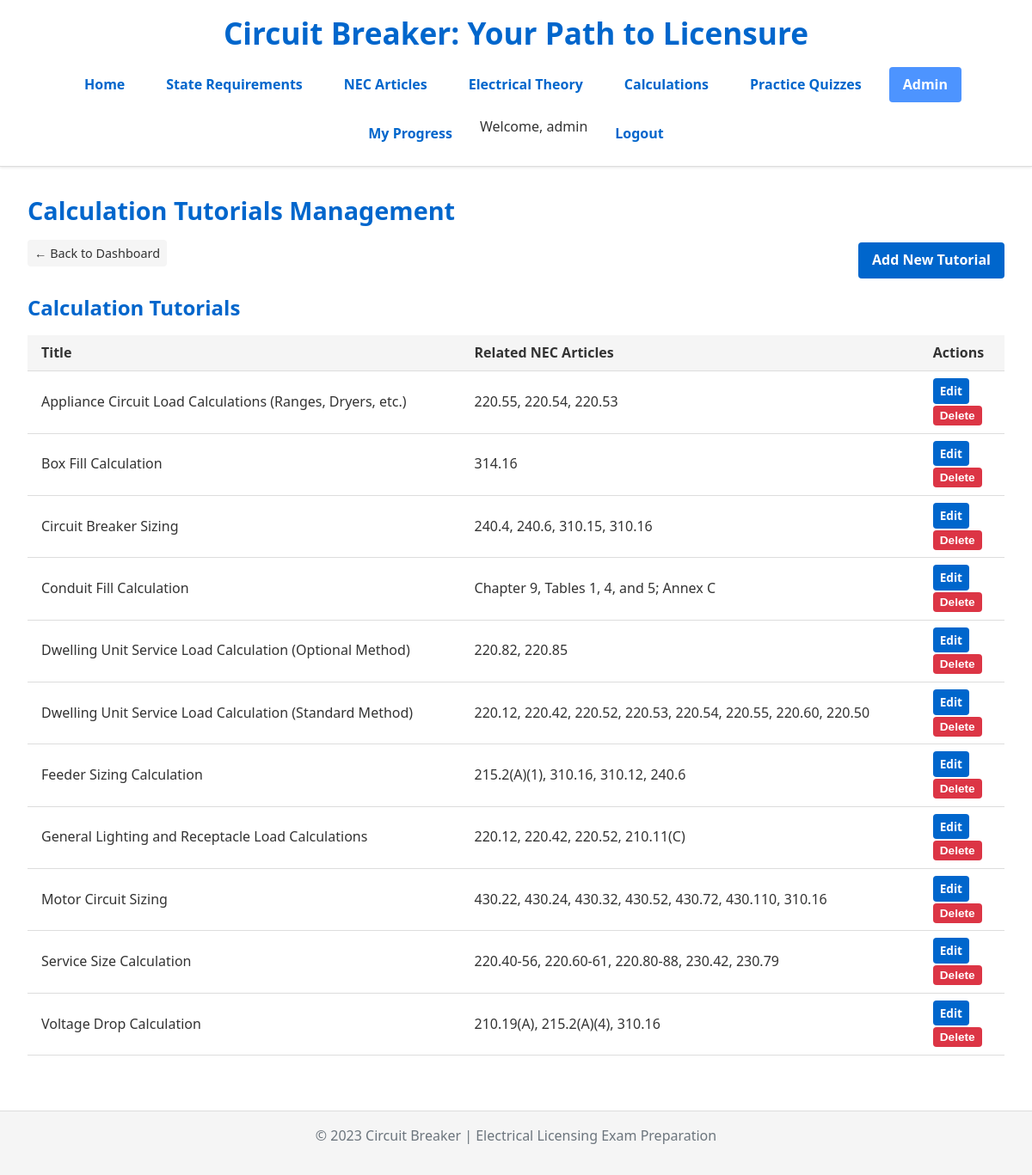
/admin/calc_tutorials/ (signed in), run on the app's committed database.
### models.py (models this page shows, shortened)
class User(db.Model, UserMixin):
    id = db.Column(db.Integer, primary_key=True)
    username = db.Column(db.String(80), unique=True, nullable=False)
    email = db.Column(db.String(120), unique=True, nullable=False)
    password_hash = db.Column(db.String(200), nullable=False)
    date_registered = db.Column(db.DateTime, default=datetime.datetime.utcnow)

class CalculationTutorial(db.Model):
    id = db.Column(db.Integer, primary_key=True)
    title = db.Column(db.String(200), unique=True, nullable=False)
    content = db.Column(db.Text, nullable=False)
    related_nec_articles = db.Column(db.String(255))

### app.py (the view)
    @admin_bp.route('/calc_tutorials/')
    @admin_required
    def calc_tutorials():
        tutorials = CalculationTutorial.query.order_by(CalculationTutorial.title).all()
        return render_template('admin/calc_tutorials_list.html', tutorials=tutorials)

### app.py (called while the page is built)
def admin_required(f):
    @wraps(f)
    def decorated_function(*args, **kwargs):
        if not current_user.is_authenticated or current_user.username != 'admin':
            flash('You must be an admin to access this page.', 'error')
            return redirect(url_for('login'))
        return f(*args, **kwargs)
    return decorated_function

### templates/admin/calc_tutorials_list.html (shortened to what this page needs)
{% extends "base.html" %}  {% block content %}
<div class="admin-dashboard">
  <h2>Calculation Tutorials Management</h2>
  <div class="admin-header">
    <a href="{{ url_for('admin.dashboard') }}" class="back-link"
      >← Back to Dashboard</a
    >
    <a href="{{ url_for('admin.add_calc_tutorial') }}" class="button primary"
      >Add New Tutorial</a
    >
  </div>
  <div class="content-table-container">
    <h3>Calculation Tutorials</h3>
    {% if tutorials %}
    <table class="content-table">
      <thead>
        <tr>
          <th>Title</th>
          <th>Related NEC Articles</th>
          <th>Actions</th>
        </tr>
      </thead>
      <tbody>
        {% for tutorial in tutorials %}
        <tr>
          <td>{{ tutorial.title }}</td>
          <td>{{ tutorial.related_nec_articles|default('N/A', true) }}</td>
          <td class="actions">
            <a
              href="{{ url_for('admin.edit_calc_tutorial', tutorial_id=tutorial.id) }}"
              class="button small"
              >Edit</a
            >
            <form
              action="{{ url_for('admin.delete_calc_tutorial', tutorial_id=tutorial.id) }}"
              method="POST"
              class="inline-form"
            >
              <button
                type="submit"
                class="button small danger"
                onclick="return confirm('Are you sure you want to delete this tutorial?')"
              >
                Delete
              </button>
            </form>
          </td>
        </tr>
        {% endfor %}
      </tbody>
    </table>
    {% else %}
    <p class="no-data">No calculation tutorials have been added yet.</p>
    {% endif %}
  </div>
</div>
{% endblock %}

### templates/base.html (shortened to what this page needs)
<!DOCTYPE html>
<html lang="en">
  <head>
    <link
      rel="stylesheet"
      href="{{ url_for('static', filename='css/style.css') }}"
    />
  </head>
  <body>
    <header>
      <div class="container">
        <h1>Circuit Breaker: Your Path to Licensure</h1>
        <nav>
          <ul>
            <li><a href="{{ url_for('home') }}" {% if request.path == url_for('home') %}class="active"{% endif %}>Home</a></li>
            <li><a href="{{ url_for('states_list') }}" {% if request.path.startswith('/states') %}class="active"{% endif %}>State Requirements</a></li>
            <li><a href="{{ url_for('nec_articles_list') }}" {% if request.path.startswith('/nec_articles') %}class="active"{% endif %}>NEC Articles</a></li>
            <li><a href="{{ url_for('theory_list') }}" {% if request.path.startswith('/theory') %}class="active"{% endif %}>Electrical Theory</a></li>
            <li><a href="{{ url_for('calculations_list') }}" {% if request.path.startswith('/calculations') %}class="active"{% endif %}>Calculations</a></li>
            <li><a href="{{ url_for('quiz_launcher') }}" {% if request.path.startswith('/quiz') %}class="active"{% endif %}>Practice Quizzes</a></li>
            {% if current_user.is_authenticated %}
              {% if current_user.username == 'admin' %}
              <li><a href="{{ url_for('admin.dashboard') }}" {% if request.path.startswith('/admin') %}class="active"{% endif %}>Admin</a></li>
              {% endif %}
              <li><a href="{{ url_for('my_progress') }}" {% if request.path.startswith('/my_progress') %}class="active"{% endif %}>My Progress</a></li>
              <li>Welcome, {{ current_user.username }}</li>
              <li><a href="{{ url_for('logout') }}">Logout</a></li>
            {% else %}
              <li><a href="{{ url_for('login') }}" {% if request.path == url_for('login') %}class="active"{% endif %}>Login</a></li>
              <li><a href="{{ url_for('register') }}" {% if request.path == url_for('register') %}class="active"{% endif %}>Register</a></li>
            {% endif %}
          </ul>
        </nav>
      </div>
    </header>
    <main>
      <div class="container">
        {% block content %}{% endblock %}
      </div>
    </main>
    <footer>
      <div class="container">
        <p>&copy; 2023 Circuit Breaker | Electrical Licensing Exam Preparation</p>
      </div>
    </footer>
  </body>
</html>

### static/css/style.css (style rules this page uses)
* { margin: 0; padding: 0; box-sizing: border-box; }
:root { --primary: #0066cc; --primary-dark: #0055aa; --primary-light: #4d94ff; --secondary: #6c757d; --dark: #333333; --light: #f5f5f5; --lighter: #ffffff; --border: #dddddd; --success: #28a745; --error: #dc3545; --warning: #ffc107; --info: #17a2b8; --body-font: "Segoe UI", Arial, sans-serif; --heading-font: "Segoe UI", Arial, sans-serif; --spacing-xs: 0.25rem; --spacing-sm: 0.5rem; --spacing: 1rem; --spacing-md: 1.5rem; --spacing-lg: 2rem; --spacing-xl: 3rem; --border-radius: 4px; --box-shadow: 0 2px 5px rgba(0, 0, 0, 0.1); }
body { font-family: var(--body-font); line-height: 1.6; color: var(--dark); background-color: var(--lighter); font-size: 16px; }
h1, h2, h3, h4, h5, h6 { font-family: var(--heading-font); font-weight: 600; line-height: 1.3; margin-bottom: var(--spacing); color: var(--primary); }
h1 { font-size: 2.2rem; }
h2 { font-size: 1.8rem; }
h3 { font-size: 1.5rem; }
p { margin-bottom: var(--spacing); }
a { color: var(--primary); text-decoration: none; transition: color 0.2s ease; }
ul, ol { margin-bottom: var(--spacing); padding-left: var(--spacing-lg); }
li { margin-bottom: var(--spacing-sm); }
.container { max-width: 1200px; margin: 0 auto; padding: 0 var(--spacing); }
main { min-height: 70vh; padding: var(--spacing) 0; }
header { background-color: var(--lighter); border-bottom: 1px solid var(--border); padding: var(--spacing) 0; box-shadow: 0 1px 3px rgba(0, 0, 0, 0.1); }
header h1 { text-align: center; margin-bottom: var(--spacing); }
nav ul { display: flex; flex-wrap: wrap; justify-content: center; gap: var(--spacing); list-style: none; padding: 0; margin: 0; margin-top: var(--spacing); }
nav ul li { margin-bottom: 0; }
nav ul li a { display: block; padding: var(--spacing-sm) var(--spacing); font-weight: 600; color: var(--primary); border-radius: var(--border-radius); transition: all 0.2s ease; }
nav ul li a:hover, nav ul li a.active { background-color: var(--primary-light); color: white; text-decoration: none; }
footer { background-color: var(--light); text-align: center; padding: var(--spacing) 0; border-top: 1px solid var(--border); margin-top: var(--spacing-lg); color: var(--secondary); }
.button, button, input[type="submit"], input[type="button"] { display: inline-block; padding: var(--spacing-sm) var(--spacing); background-color: var(--primary); color: white; border: none; border-radius: var(--border-radius); cursor: pointer; font-size: 1rem; font-weight: 600; text-align: center; text-decoration: none; transition: background-color 0.2s ease; }
.button.danger { background-color: var(--error); }
.button.small { font-size: 0.85rem; padding: var(--spacing-xs) var(--spacing-sm); }
table { width: 100%; border-collapse: collapse; border-spacing: 0; }
th, td { padding: var(--spacing-sm) var(--spacing); border-bottom: 1px solid var(--border); text-align: left; }
th { background-color: var(--light); font-weight: 600; color: var(--dark); }
.admin-dashboard { padding: var(--spacing); }
.admin-header { display: flex; justify-content: space-between; align-items: center; margin-bottom: var(--spacing); }
.back-link { display: inline-block; margin-bottom: var(--spacing); padding: var(--spacing-xs) var(--spacing-sm); background-color: var(--light); color: var(--dark); border-radius: var(--border-radius); font-size: 0.9rem; }

### data on the page
User: username "admin"
CalculationTutorial: title "Appliance Circuit Load Calculations (Ranges, Dryers, etc.)", related_nec_articles "220.55, 220.54, 220.53"
CalculationTutorial: title "Box Fill Calculation", related_nec_articles "314.16"
CalculationTutorial: title "Circuit Breaker Sizing", related_nec_articles "240.4, 240.6, 310.15, 310.16"
CalculationTutorial: title "Conduit Fill Calculation", related_nec_articles "Chapter 9, Tables 1, 4, and 5; Annex C"
CalculationTutorial: title "Dwelling Unit Service Load Calculation (Optional Method)", related_nec_articles "220.82, 220.85"
CalculationTutorial: title "Dwelling Unit Service Load Calculation (Standard Method)", related_nec_articles "220.12, 220.42, 220.52, 220.53, 220.54, 220.55, 220.60, 220.50"
CalculationTutorial: title "Feeder Sizing Calculation", related_nec_articles "215.2(A)(1), 310.16, 310.12, 240.6"
CalculationTutorial: title "General Lighting and Receptacle Load Calculations", related_nec_articles "220.12, 220.42, 220.52, 210.11(C)"
CalculationTutorial: title "Motor Circuit Sizing", related_nec_articles "430.22, 430.24, 430.32, 430.52, 430.72, 430.110, 310.16"
CalculationTutorial: title "Service Size Calculation", related_nec_articles "220.40-56, 220.60-61, 220.80-88, 230.42, 230.79"
CalculationTutorial: title "Voltage Drop Calculation", related_nec_articles "210.19(A), 215.2(A)(4), 310.16"
